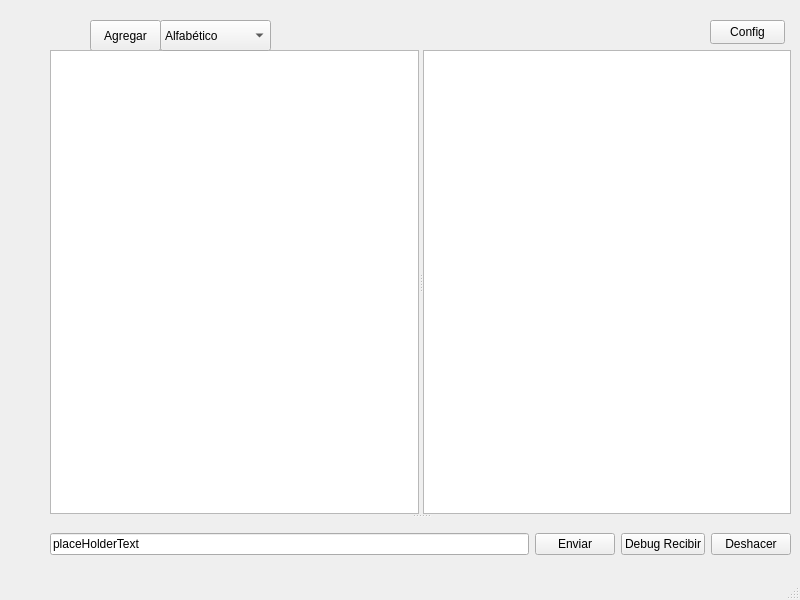
<?xml version="1.0" encoding="UTF-8"?>
<ui version="4.0">
 <class>MainWindow</class>
 <widget class="QMainWindow" name="MainWindow">
  <property name="geometry">
   <rect>
    <x>0</x>
    <y>0</y>
    <width>800</width>
    <height>600</height>
   </rect>
  </property>
  <property name="windowTitle">
   <string>MainWindow</string>
  </property>
  <widget class="QWidget" name="centralwidget">
   <widget class="QPushButton" name="addContactButton">
    <property name="geometry">
     <rect>
      <x>90</x>
      <y>20</y>
      <width>71</width>
      <height>31</height>
     </rect>
    </property>
    <property name="text">
     <string>Agregar</string>
    </property>
   </widget>
   <widget class="QLabel" name="avatarLabel">
    <property name="geometry">
     <rect>
      <x>0</x>
      <y>0</y>
      <width>64</width>
      <height>64</height>
     </rect>
    </property>
    <property name="text">
     <string/>
    </property>
   </widget>
   <widget class="QPushButton" name="settingsButton">
    <property name="geometry">
     <rect>
      <x>710</x>
      <y>20</y>
      <width>75</width>
      <height>24</height>
     </rect>
    </property>
    <property name="text">
     <string>Config</string>
    </property>
   </widget>
   <widget class="QSplitter" name="splitter_2">
    <property name="geometry">
     <rect>
      <x>50</x>
      <y>50</y>
      <width>741</width>
      <height>521</height>
     </rect>
    </property>
    <property name="orientation">
     <enum>Qt::Orientation::Vertical</enum>
    </property>
    <widget class="QSplitter" name="splitter">
     <property name="orientation">
      <enum>Qt::Orientation::Horizontal</enum>
     </property>
     <widget class="QListWidget" name="contactsListWidget"/>
     <widget class="QTextEdit" name="chatTextEdit"/>
    </widget>
    <widget class="QWidget" name="layoutWidget">
     <layout class="QHBoxLayout" name="horizontalLayout">
      <item>
       <widget class="QLineEdit" name="messageLineEdit">
        <property name="text">
         <string>placeHolderText</string>
        </property>
       </widget>
      </item>
      <item>
       <widget class="QPushButton" name="sendButton">
        <property name="text">
         <string>Enviar</string>
        </property>
       </widget>
      </item>
      <item>
       <widget class="QPushButton" name="debugRecvButton">
        <property name="text">
         <string>Debug Recibir</string>
        </property>
       </widget>
      </item>
      <item>
       <widget class="QPushButton" name="undoButton">
        <property name="text">
         <string>Deshacer</string>
        </property>
       </widget>
      </item>
     </layout>
    </widget>
   </widget>
   <widget class="QComboBox" name="sortCombo">
    <property name="geometry">
     <rect>
      <x>160</x>
      <y>20</y>
      <width>111</width>
      <height>31</height>
     </rect>
    </property>
    <item>
     <property name="text">
      <string>Alfabético</string>
     </property>
    </item>
    <item>
     <property name="text">
      <string>Último mensaje</string>
     </property>
    </item>
    <item>
     <property name="text">
      <string>Longitud del chat</string>
     </property>
    </item>
   </widget>
  </widget>
  <widget class="QMenuBar" name="menubar">
   <property name="geometry">
    <rect>
     <x>0</x>
     <y>0</y>
     <width>800</width>
     <height>22</height>
    </rect>
   </property>
  </widget>
  <widget class="QStatusBar" name="statusbar"/>
 </widget>
 <resources/>
 <connections/>
</ui>
